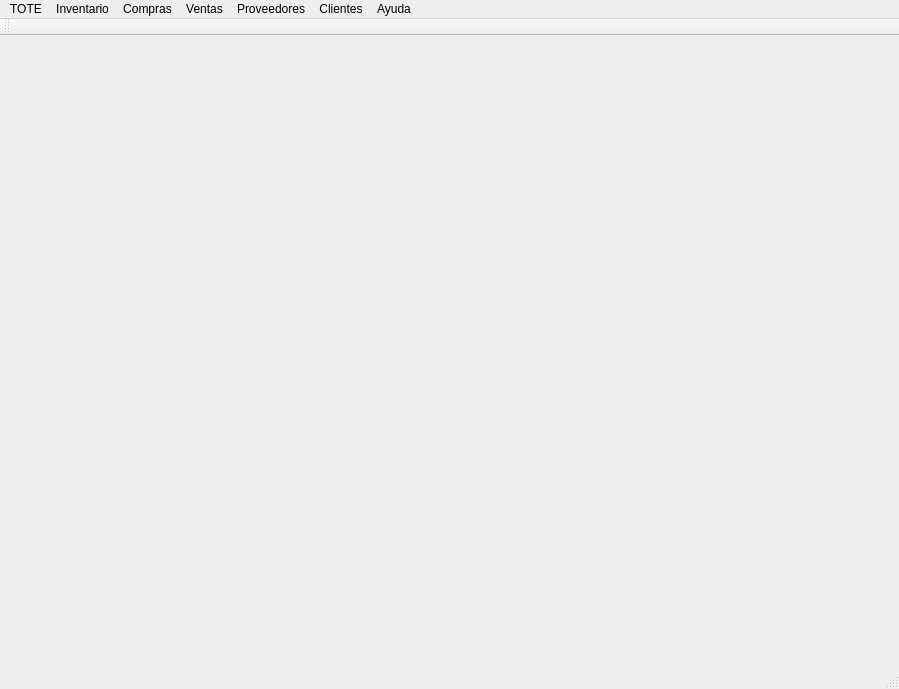
<?xml version="1.0" encoding="UTF-8"?>
<ui version="4.0">
 <class>tote</class>
 <widget class="QMainWindow" name="tote">
  <property name="geometry">
   <rect>
    <x>0</x>
    <y>0</y>
    <width>899</width>
    <height>689</height>
   </rect>
  </property>
  <property name="windowTitle">
   <string>tote </string>
  </property>
  <property name="locale">
   <locale language="Spanish" country="Paraguay"/>
  </property>
  <widget class="QWidget" name="centralWidget"/>
  <widget class="QMenuBar" name="menuBar">
   <property name="geometry">
    <rect>
     <x>0</x>
     <y>0</y>
     <width>899</width>
     <height>25</height>
    </rect>
   </property>
   <widget class="QMenu" name="menuTOTE">
    <property name="title">
     <string>TOTE</string>
    </property>
    <addaction name="actionListUser"/>
    <addaction name="actionConfiguration"/>
    <addaction name="actionGeografia"/>
   </widget>
   <widget class="QMenu" name="menuInventario">
    <property name="title">
     <string>Inventario</string>
    </property>
    <widget class="QMenu" name="menuMarcas">
     <property name="title">
      <string>Marcas</string>
     </property>
     <addaction name="actionListBrands"/>
     <addaction name="actionReportes_6"/>
    </widget>
    <addaction name="actionListItems"/>
    <addaction name="actionNuevo_Item"/>
    <addaction name="actionReportes_5"/>
    <addaction name="separator"/>
    <addaction name="menuMarcas"/>
   </widget>
   <widget class="QMenu" name="menuCompras">
    <property name="title">
     <string>Compras</string>
    </property>
    <addaction name="actionListBuys"/>
    <addaction name="actionNewBuy"/>
    <addaction name="actionReportes"/>
   </widget>
   <widget class="QMenu" name="menuVentas">
    <property name="title">
     <string>Ventas</string>
    </property>
    <addaction name="actionLista_Ventas"/>
    <addaction name="actionNueva_Compra_2"/>
    <addaction name="actionReportes_2"/>
   </widget>
   <widget class="QMenu" name="menuClientes">
    <property name="title">
     <string>Clientes</string>
    </property>
    <addaction name="actionLista_de_Clietes"/>
    <addaction name="actionNuevo_Cliente"/>
    <addaction name="actionReportes_4"/>
   </widget>
   <widget class="QMenu" name="menuProveedores">
    <property name="title">
     <string>Proveedores</string>
    </property>
    <addaction name="actionLista_Proveedores"/>
    <addaction name="actionNuevo_Proveedor"/>
    <addaction name="actionReportes_3"/>
   </widget>
   <widget class="QMenu" name="menuAyuda">
    <property name="title">
     <string>Ayuda</string>
    </property>
   </widget>
   <addaction name="menuTOTE"/>
   <addaction name="menuInventario"/>
   <addaction name="menuCompras"/>
   <addaction name="menuVentas"/>
   <addaction name="menuProveedores"/>
   <addaction name="menuClientes"/>
   <addaction name="menuAyuda"/>
  </widget>
  <widget class="QToolBar" name="mainToolBar">
   <attribute name="toolBarArea">
    <enum>TopToolBarArea</enum>
   </attribute>
   <attribute name="toolBarBreak">
    <bool>false</bool>
   </attribute>
  </widget>
  <widget class="QStatusBar" name="statusBar"/>
  <action name="actionListUser">
   <property name="text">
    <string>Usuarios</string>
   </property>
   <property name="toolTip">
    <string>Lista de Usuarios </string>
   </property>
  </action>
  <action name="actionConfiguration">
   <property name="text">
    <string>Configuracion</string>
   </property>
  </action>
  <action name="actionGeografia">
   <property name="text">
    <string>Geografia</string>
   </property>
  </action>
  <action name="actionListItems">
   <property name="text">
    <string>Lista de Items</string>
   </property>
  </action>
  <action name="actionListBuys">
   <property name="text">
    <string>Lista de Compras</string>
   </property>
  </action>
  <action name="actionNewBuy">
   <property name="text">
    <string>Nueva Compra</string>
   </property>
  </action>
  <action name="actionReportes">
   <property name="text">
    <string>Reportes</string>
   </property>
  </action>
  <action name="actionLista_Ventas">
   <property name="text">
    <string>Lista de Ventas</string>
   </property>
  </action>
  <action name="actionNueva_Compra_2">
   <property name="text">
    <string>Nueva Compra</string>
   </property>
  </action>
  <action name="actionReportes_2">
   <property name="text">
    <string>Reportes</string>
   </property>
  </action>
  <action name="actionLista_Proveedores">
   <property name="text">
    <string>Lista  de Proveedores</string>
   </property>
  </action>
  <action name="actionNuevo_Proveedor">
   <property name="text">
    <string>Nuevo Proveedor</string>
   </property>
  </action>
  <action name="actionReportes_3">
   <property name="text">
    <string>Reportes</string>
   </property>
  </action>
  <action name="actionLista_de_Clietes">
   <property name="text">
    <string>Lista  de Clietes</string>
   </property>
  </action>
  <action name="actionNuevo_Cliente">
   <property name="text">
    <string>Nuevo Cliente</string>
   </property>
  </action>
  <action name="actionReportes_4">
   <property name="text">
    <string>Reportes</string>
   </property>
  </action>
  <action name="actionNuevo_Item">
   <property name="text">
    <string>Nuevo Item</string>
   </property>
  </action>
  <action name="actionReportes_5">
   <property name="text">
    <string>Reportes</string>
   </property>
  </action>
  <action name="actionListBrands">
   <property name="text">
    <string>Lista de Marcas</string>
   </property>
  </action>
  <action name="actionNewBrand">
   <property name="text">
    <string>Nueva Marca</string>
   </property>
  </action>
  <action name="actionReportes_6">
   <property name="text">
    <string>Reportes</string>
   </property>
  </action>
 </widget>
 <layoutdefault spacing="6" margin="11"/>
 <resources/>
 <connections/>
</ui>
